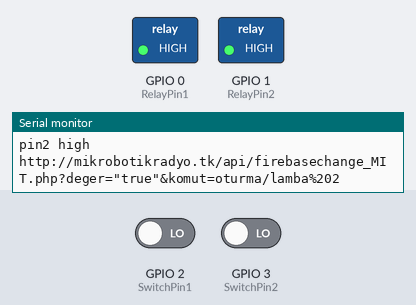
The sketch below on a simulated ESP8266 (NodeMCU). Shown: switched loads named in the sketch (green lamp = pin HIGH), the last lines printed to the serial monitor. The inputs (shaded band) are chosen by the test bench; at power-on: GPIO 2 (SwitchPin1) LOW, GPIO 3 (SwitchPin2) LOW. WiFi joins after 1.5 s; servers stay silent unless stated; uploads are accepted with an empty reply.

Above: at 6.2 s.
6.3 s: GPIO 2 (SwitchPin1) driven HIGH and GPIO 3 (SwitchPin2) driven HIGH
At 11.3 s:
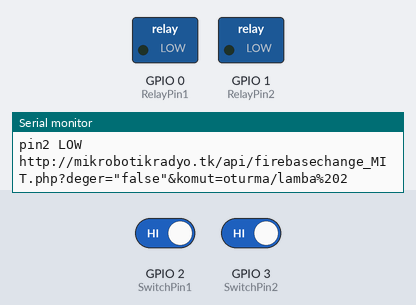
12.3 s: GPIO 2 (SwitchPin1) driven LOW
At 17.1 s:
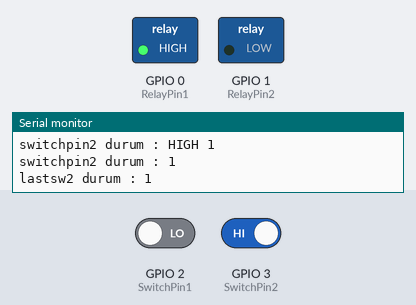
18.3 s: GPIO 2 (SwitchPin1) driven HIGH
At 22.9 s:
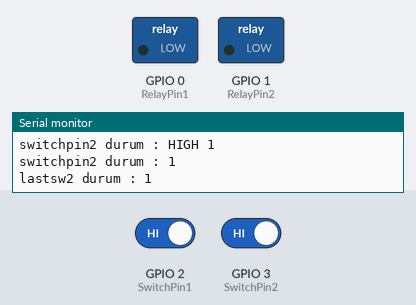
Timing chart, 0 to 24.4 s (numbered marks = the images above; inputs shaded):
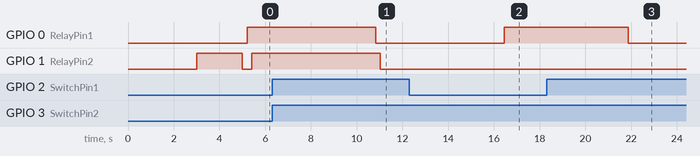

Measured:
- after the input at 6.3 s, GPIO 0 (RelayPin1): HIGH → LOW after 4.5 s; GPIO 1 (RelayPin2): HIGH → LOW after 4.7 s
- after the input at 12.3 s, GPIO 0 (RelayPin1): LOW → HIGH after 4.2 s
- after the input at 18.3 s, GPIO 0 (RelayPin1): HIGH → LOW after 3.6 s

The sketch:

esp01_firebase_MIT_php_1.ino
```cpp
#include <ESP8266WiFi.h>
#include <ESP8266HTTPClient.h>


const char* ssid = "ZYXEL_SAF";
const char* password = "5f7JXDQeeYzT";
String gelen="";
String Mlamba1="";
String Mlamba2="";
String Olamba1="";
String Olamba2="";
String URL="";
int lastsw1=1;
int lastsw2=1;
int sw1=0;
int sw2=0;
int sayconnect=0;

#define RelayPin1 0  //gpio 0 OUTPUT // gpio 0 input olarak kullanılacaksa ilk güç verirken HIGH durumda olması lazım. Şayet GND ye bağlanırsa Programlama moduna girer.
#define RelayPin2 1  //gpio 1 TX yerine bir OUTPUT olarak kullanılıyor.Arduino programına göre
#define SwitchPin1 2  //gpio 2 INPUT
#define SwitchPin2 3   //gpio 3 RX yerine INPUT olarak kullan SW tak. Arduino programına göre ****DİKKAT**** Burada PULL UP direncini 3.3V a bağlayın.

void setup () {


  Serial.begin(115200);
// gerçek devrede seri port ipyal ve pimleri devreye al. *************************************************
pinMode(RelayPin1, OUTPUT);
pinMode(RelayPin2, OUTPUT);
pinMode(SwitchPin1, INPUT);
pinMode(SwitchPin2, INPUT);
digitalWrite (RelayPin1,LOW);
digitalWrite (RelayPin2,LOW);

 delay(3000);
  WiFi.begin(ssid, password);

  while (WiFi.status() != WL_CONNECTED) {
    digitalWrite (RelayPin2,HIGH);
    delay(1000);
    sayconnect=sayconnect+1;
    if (sayconnect==20){
      break;
    }
    Serial.println("Connecting..");
    digitalWrite (RelayPin2,LOW);

  }

}

void newconnect(){  // ilk bağlantı kurulamaz ise tekrar denesin diye yapıldı devreye alınmadı.
  WiFi.begin(ssid, password);

  while (WiFi.status() != WL_CONNECTED) {
 digitalWrite (RelayPin2,LOW);
    delay(1000);
    Serial.println("Connecting..");
    digitalWrite (RelayPin2,HIGH);

  }
}

void swsend(){
    if (WiFi.status() == WL_CONNECTED) { //Check WiFi connection status

    HTTPClient http;  //Declare an object of class HTTPClient
    int deger=25;

//String URL="http://mikrobotikradyo.tk/api/firebasechange_MIT.php?deger=false&komut=oturma/lamba%202";// lamba 2 lamba%202yazıldı. boşluk http ile iletilemediği için %20 boşluk yerine kullanılıyor . bu sadece http request yapılacaksa kullanılıyor.
    //String URL="http://mikrobotikradyo.tk/api/firebasechange1.php?deger="+String (deger);
  //String URL="http://mikrobotikradyo.tk/api/firebase_read_MIT.php";
  Serial.println(URL);

    http.begin(URL);  //Specify request destination
    int httpCode = http.GET();                                  //Send the request

    if (httpCode > 0) { //Check the returning code

      String payload = http.getString();   //Get the request response payload
      Serial.println(payload);             //Print the response payload
      gelen=payload;
    }

    http.end();   //Close connection

  }
}

void switchcontrol(){
  sw1=digitalRead(SwitchPin1);
  if(sw1==HIGH){
    Serial.print("switchpin1 durum : HIGH ");Serial.println(sw1);
  }
  if(sw1==LOW){
    Serial.print("switchpin1 durum : LOW ");Serial.println(sw1);
  }

  Serial.print("switchpin1 durum : ");Serial.println(sw1);
  Serial.print("lastsw1 durum : ");Serial.println(lastsw1);
  if (lastsw1==sw1){

  }else{

    digitalWrite(RelayPin1, !digitalRead(RelayPin1));
     Serial.println(digitalRead(RelayPin1));
     if (digitalRead(RelayPin1)==HIGH){
      Serial.println ("pin1 high");
      URL="http://mikrobotikradyo.tk/api/firebasechange_MIT.php?deger=\"true\"&komut=oturma/lamba%201";
      lastsw1=sw1;
      swsend();
     }
     if (digitalRead(RelayPin1)==LOW){
      Serial.println ("pin1 LOW");
      URL="http://mikrobotikradyo.tk/api/firebasechange_MIT.php?deger=\"false\"&komut=oturma/lamba%201";
      lastsw1=sw1;
      swsend();
     }
  }
    sw2=digitalRead(SwitchPin2);
  if(sw2==HIGH){
    Serial.print("switchpin2 durum : HIGH ");Serial.println(sw2);
  }
  if(sw2==LOW){
    Serial.print("switchpin2 durum : LOW ");Serial.println(sw2);
  }

  Serial.print("switchpin2 durum : ");Serial.println(sw2);
  Serial.print("lastsw2 durum : ");Serial.println(lastsw2);
  if (lastsw2==sw2){

  }else{

    digitalWrite(RelayPin2, !digitalRead(RelayPin2));
     Serial.println(digitalRead(RelayPin2));
     if (digitalRead(RelayPin2)==HIGH){
      Serial.println ("pin2 high");
      URL="http://mikrobotikradyo.tk/api/firebasechange_MIT.php?deger=\"true\"&komut=oturma/lamba%202";
      lastsw2=sw2;
      swsend();
     }
     if (digitalRead(RelayPin2)==LOW){
      Serial.println ("pin2 LOW");
      URL="http://mikrobotikradyo.tk/api/firebasechange_MIT.php?deger=\"false\"&komut=oturma/lamba%202";
      lastsw2=sw2;
      swsend();
     }
  }


/*
  if (Olamba1=="true"){

      digitalWrite (RelayPin1,LOW);
      Serial.println("SWrelaypin1 LOW");
     URL="http://mikrobotikradyo.tk/api/firebasechange_MIT.php?deger=\"false\"&komut=oturma/lamba%201";// lamba 2 lamba%202yazıldı. boşluk http ile iletilemediği için %20 boşluk yerine kullanılıyor . bu sadece http request yapılacaksa kullanılıyor.
     Serial.println (URL);
     lastsw1=sw1;
     swsend();
    }else{
     URL="http://mikrobotikradyo.tk/api/firebasechange_MIT.php?deger=\"true\"&komut=oturma/lamba%201";// lamba 2 lamba%202yazıldı. boşluk http ile iletilemediği için %20 boşluk yerine kullanılıyor . bu sadece http request yapılacaksa kullanılıyor.
     Serial.println (URL);
      digitalWrite (RelayPin1,HIGH);
      Serial.println("SWrelaypin1 HIGH");
      lastsw1=sw1;
      swsend();
    }

      sw2=digitalRead(SwitchPin2);

  Serial.print("switchpin2 durum : ");Serial.println(sw2);
  Serial.print("lastsw2 durum : ");Serial.println(lastsw2);
  if (lastsw2==sw2){

  }else if (Olamba2=="true"){

     digitalWrite (RelayPin2,LOW);
      Serial.println("SWrelaypin2 LOW");
     URL="http://mikrobotikradyo.tk/api/firebasechange_MIT.php?deger=\"false\"&komut=oturma/lamba%202";// lamba 2 lamba%202yazıldı. boşluk http ile iletilemediği için %20 boşluk yerine kullanılıyor . bu sadece http request yapılacaksa kullanılıyor.
     Serial.println (URL);
     lastsw2=sw2;
     swsend();
    }else{
     URL="http://mikrobotikradyo.tk/api/firebasechange_MIT.php?deger=\"true\"&komut=oturma/lamba%202";// lamba 2 lamba%202yazıldı. boşluk http ile iletilemediği için %20 boşluk yerine kullanılıyor . bu sadece http request yapılacaksa kullanılıyor.
     Serial.println (URL);
      digitalWrite (RelayPin2,HIGH);
      Serial.println("SWrelaypin2 HIGH");
      lastsw2=sw2;
      swsend();
    }


// swsend();// bunu her sw ayarından sonra yap sw değişmediyse yapma. değiştiğini anlamak için değişken koy bir de 2 gönderim arası delay 5sn
  */
}

void loop() {


  if (WiFi.status() == WL_CONNECTED) { //Check WiFi connection status

    HTTPClient http;  //Declare an object of class HTTPClient
    int deger=25;


  URL="http://mikrobotikradyo.tk/api/firebase_read_MIT.php";
  Serial.println(URL);

    http.begin(URL);  //Specify request destination
    int httpCode = http.GET();                                  //Send the request

    if (httpCode > 0) { //Check the returning code

      String payload = http.getString();   //Get the request response payload
      Serial.println(payload);             //Print the response payload
      gelen=payload;
    }

    http.end();   //Close connection
    sayconnect=0;

  }else{ // 10 kez internet kopuk ise tekrar bağlantı dene dakikada 1 kez deneme
    sayconnect=sayconnect+1;
    if (sayconnect>10){
      newconnect();
    }
  }
// GELEN VERİLERİN AYRILMASI
int say=gelen.indexOf(":");
int say1=gelen.indexOf(":",say+1);
int say2=gelen.indexOf(",",say1+1);
String subgelen=gelen.substring(say1+2, say2-1);
Mlamba1=subgelen;
Serial.println (say);Serial.println(say1);Serial.println(subgelen);
say=gelen.indexOf(":",say2);
say1=gelen.indexOf("},",say+1);
//say2=gelen.indexOf(",",say1+1);
subgelen=gelen.substring(say+2, say1-1);
Serial.println (say);Serial.println(say1);Serial.println(subgelen);
Mlamba2=subgelen;

say=gelen.indexOf(":",say1);
say1=gelen.indexOf(":",say+1);
say2=gelen.indexOf(",",say1+1);
subgelen=gelen.substring(say1+2, say2-1);
Serial.println (say);Serial.println(say1);Serial.println(subgelen);
Olamba1=subgelen;
say=gelen.indexOf(":",say2);
say1=gelen.indexOf("}}",say+1);
//say2=gelen.indexOf(",",say1+1);
subgelen=gelen.substring(say+2, say1-1);
Serial.println (say);Serial.println(say1);Serial.println(subgelen);
Olamba2=subgelen;

//digitalWrite(RelayPin2, !digitalRead(RelayPin2));

if (Olamba1=="true"){
  digitalWrite (RelayPin1,HIGH);
  Serial.println("relaypin1 high");
}else if (Olamba1=="false"){
  digitalWrite (RelayPin1,LOW);
  Serial.println("relaypin1 LOW");
}
if (Olamba2=="true"){
 digitalWrite (RelayPin2,HIGH);
  Serial.println("relaypin2 high");
}else if (Olamba2=="false"){
  digitalWrite (RelayPin2,LOW);
  Serial.println("relaypin2, LOW");
}
switchcontrol();


  delay(5000);    //Send a request every 30 seconds
}
```
